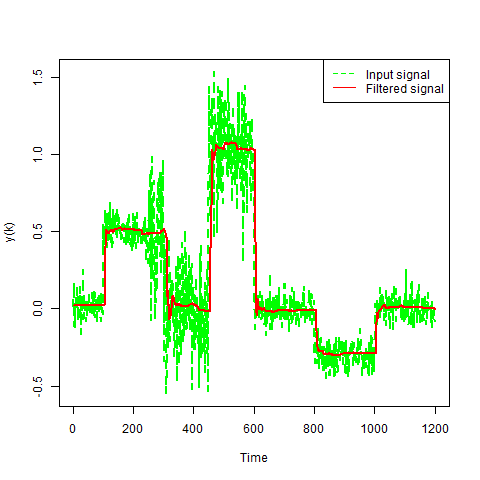

The script that saved this image:
df<-read.csv(file="p133_out.csv", header=T)

png("rose.png")

plot(df$m, ylab="y(k)", xlab="Time",type="l",lwd=2,lty=2,col="green")
lines(df$f,col="red",lwd=2)
legend("topright", legend=c("Input signal","Filtered signal"), lty=c(2,1), col=c("green","red"))

dev.off()
